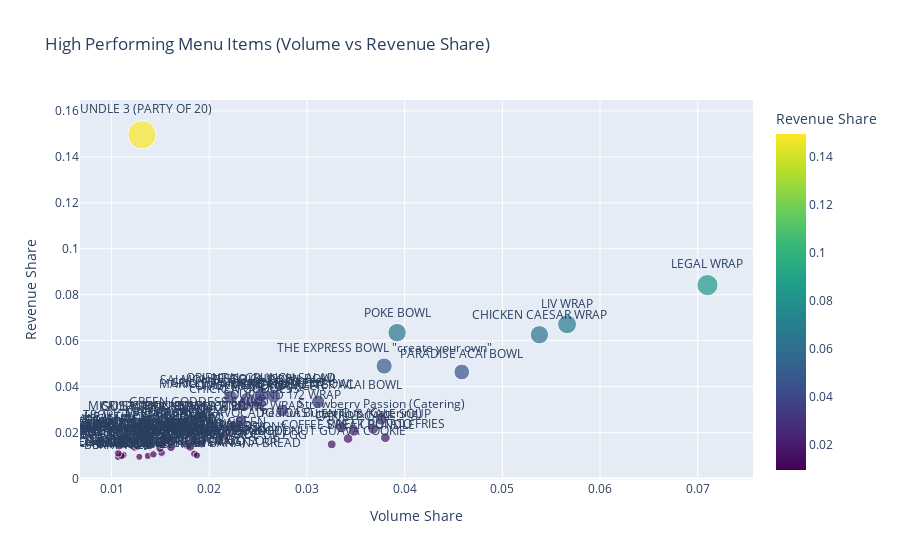

Notebook source saved alongside this figure:
### Code cell
import pandas as pd
import plotly.express as px

# Assuming df has the necessary columns

# Step 1: Compute total volume & revenue per group (e.g., per StoreId, OrderType, WeekStartDate)
df['total_volume'] = df.groupby(['StoreId', 'OrderType', 'WeekStartDate'])['item_weekly_volumn'].transform('sum')
df['total_revenue'] = df.groupby(['StoreId', 'OrderType', 'WeekStartDate'])['item_weekly_revenue'].transform('sum')

# Step 2: Calculate share columns
df['volume_share'] = df['item_weekly_volumn'] / df['total_volume']
df['revenue_share'] = df['item_weekly_revenue'] / df['total_revenue']

# Step 3: Aggregate over time to get average share per MenuItem
agg_df = df.groupby('MenuItemName')[['volume_share', 'revenue_share']].mean().reset_index()

# Step 4: Filter items where both volume and revenue shares are above average
mean_volume_share = agg_df['volume_share'].mean()
mean_revenue_share = agg_df['revenue_share'].mean()

high_performers = agg_df[
    (agg_df['volume_share'] > mean_volume_share) &
    (agg_df['revenue_share'] > mean_revenue_share)
]

# Step 5: Plot
fig = px.scatter(
    high_performers,
    x='volume_share',
    y='revenue_share',
    text='MenuItemName',
    title='High Performing Menu Items (Volume vs Revenue Share)',
    labels={
        'volume_share': 'Volume Share',
        'revenue_share': 'Revenue Share'
    },
    size='revenue_share',
    color='revenue_share',
    color_continuous_scale='Viridis'
)

fig.update_traces(textposition='top center')
fig.show()

### Figure 1 — Plotly figure (JSON) as saved in the notebook; plotly's stock layout.template omitted (floating-point values rounded to 4 significant figures)
{"data": [{"hovertemplate": "Volume Share=%{x}<br>Revenue Share=%{marker.color}<br>MenuItemName=%{text}<extra></extra>", "legendgroup": "", "marker": {"color": [0.01044, 0.03344, 0.01947, 0.01029, 0.009381, 0.01458, 0.1496, 0.02219, 0.01377, 0.0113, 0.01377, 0.02072, 0.009473, 0.01079, 0.0626, 0.03214, 0.009869, 0.0149, 0.0174, 0.02485, 0.02217, 0.01322, 0.02427, 0.02678, 0.03453, 0.02439, 0.02028, 0.0101, 0.0167, 0.01728, 0.0175, 0.01599, 0.009856, 0.01055, 0.02046, 0.03353, 0.08419, 0.02164, 0.06714, 0.02239, 0.03419, 0.01578, 0.01691, 0.02512, 0.03326, 0.03644, 0.04639, 0.01359, 0.03597, 0.01855, 0.01798, 0.01492, 0.06351, 0.01648, 0.02229, 0.02514, 0.03551, 0.01692, 0.01772, 0.01854, 0.02965, 0.01429, 0.01529, 0.01637, 0.01781, 0.01474, 0.01099, 0.02577, 0.0178, 0.04897, 0.02139, 0.01625, 0.01498, 0.0144, 0.01913, 0.0144], "coloraxis": "coloraxis", "size": [0.01044, 0.03344, 0.01947, 0.01029, 0.009381, 0.01458, 0.1496, 0.02219, 0.01377, 0.0113, 0.01377, 0.02072, 0.009473, 0.01079, 0.0626, 0.03214, 0.009869, 0.0149, 0.0174, 0.02485, 0.02217, 0.01322, 0.02427, 0.02678, 0.03453, 0.02439, 0.02028, 0.0101, 0.0167, 0.01728, 0.0175, 0.01599, 0.009856, 0.01055, 0.02046, 0.03353, 0.08419, 0.02164, 0.06714, 0.02239, 0.03419, 0.01578, 0.01691, 0.02512, 0.03326, 0.03644, 0.04639, 0.01359, 0.03597, 0.01855, 0.01798, 0.01492, 0.06351, 0.01648, 0.02229, 0.02514, 0.03551, 0.01692, 0.01772, 0.01854, 0.02965, 0.01429, 0.01529, 0.01637, 0.01781, 0.01474, 0.01099, 0.02577, 0.0178, 0.04897, 0.02139, 0.01625, 0.01498, 0.0144, 0.01913, 0.0144], "sizemode": "area", "sizeref": 0.000374, "symbol": "circle"}, "mode": "markers+text", "name": "", "orientation": "v", "showlegend": false, "text": ["2 EGGS ANY STYLE", "ALMOND BUTTER ACAI BOWL", "ANCIENT GRAINS SALAD", "BAKED CHICKEN BREAST WRAP (CATERING)", "BERRY WILD", "BLUE MAGIC", "BUNDLE 3 (PARTY OF 20)", "CAESAR SALAD", "CALIFORNIA EGGWICH", "CARROT & ORANGE JUICE", "CARROT & ORANGE JUICE*", "CARROT CAKE", "CARROT JUICE*", "CARROT-SWEET POTATO SOUP", "CHICKEN CAESAR WRAP", "CHICKEN GODDESS", "CHOCO DREAM", "COCONUT GUAVA COOKIE", "COFFEE BREAK BUNDLE", "CRISPY CHICKEN PLATTER", "CRUNCHY AVOCADO TOAST", "CRUNCHY AVOCADO TOAST W/SUNNY SIDE UP EGG", "GREEK SALAD", "GREEN GODDESS SALAD", "GRILLED CHICKEN PLATTER", "GUILT FREE FRIED RICE BOWL", "HEALTHY BURGER BOWL", "HOMEMADE VEGAN BANANA BREAD", "HUEVOS RANCHEROS BURRITO", "IMPOSSIBLE BURGER", "JESSIE'S BREAKFAST BOWL", "JOSH'S OVERNIGHT OATS", "JULIE'S SMOOTHIE", "JULIE'S SMOOTHIE*", "LA BOMBA", "LA MEXICANA", "LEGAL WRAP", "LENTIL & KALE SOUP", "LIV WRAP", "MAHI-MAHI WRAP", "MARIO'S FAVORITE CHICKEN BOWL", "MEDITERRANEAN HERB SALAD", "MIAMI VEGAN BOWL", "MISO SALMON BOWL", "OMG! TURKEY BURGER", "ORIENTAL CRUNCH SALAD", "PARADISE ACAI BOWL", "PEANUT BUTTER CUP", "PESTO CHICKEN BOWL", "PESTO CHICKEN PLATTER", "PESTO PASSION", "PLAIN SWEET POTATO (OR MAKE IT LOADED)", "POKE BOWL", "POKE WRAP", "Peanut Butter Cup (Catering)", "SALAD AND 1/2 WRAP", "SALMON BUDDHA BOWL", "SALMON BURGER", "SHAVED BRUSSELS SPROUTS SALAD", "SKINNY GREEN", "SOUP AND 1/2 WRAP", "SOUP AND SALAD", "STRAWBERRY PASSION", "STRAWBERRY PASSION*", "SWEET POTATO FRIES", "SWEET POTATO W/GRILLED CHICKEN", "SWEET POTATO W/TUNA SALAD", "Strawberry Passion (Catering)", "THE EXPRESS BOWL", "THE EXPRESS BOWL \"create your own\"", "TROPICAL MAHI BOWL", "TUNA-CADO or CHICKEN CADO", "TUNA-CADO or CHICKEN-CADO", "ULTIMATE CROISSANT EGGWICH", "VEGAN PICADILLO BOWL", "VEGGIE BURGER (*contains walnuts)"], "textposition": "top center", "type": "scatter", "x": [0.01099, 0.03115, 0.01377, 0.01122, 0.01066, 0.01777, 0.01311, 0.01582, 0.01235, 0.01512, 0.01805, 0.03482, 0.01284, 0.01846, 0.05379, 0.02355, 0.01103, 0.03253, 0.03421, 0.0162, 0.0227, 0.01495, 0.01594, 0.01899, 0.02386, 0.01727, 0.01434, 0.01874, 0.01546, 0.01337, 0.01559, 0.01872, 0.01371, 0.01428, 0.01755, 0.02442, 0.071, 0.03677, 0.05663, 0.01659, 0.02485, 0.01095, 0.0112, 0.01374, 0.02515, 0.02532, 0.04585, 0.01608, 0.02662, 0.01302, 0.0132, 0.01517, 0.03923, 0.01075, 0.03352, 0.02323, 0.02218, 0.01121, 0.01103, 0.02146, 0.02746, 0.01266, 0.01921, 0.02102, 0.03802, 0.01348, 0.01068, 0.03759, 0.01308, 0.0379, 0.01347, 0.01234, 0.01123, 0.01387, 0.01369, 0.0108], "xaxis": "x", "y": [0.01044, 0.03344, 0.01947, 0.01029, 0.009381, 0.01458, 0.1496, 0.02219, 0.01377, 0.0113, 0.01377, 0.02072, 0.009473, 0.01079, 0.0626, 0.03214, 0.009869, 0.0149, 0.0174, 0.02485, 0.02217, 0.01322, 0.02427, 0.02678, 0.03453, 0.02439, 0.02028, 0.0101, 0.0167, 0.01728, 0.0175, 0.01599, 0.009856, 0.01055, 0.02046, 0.03353, 0.08419, 0.02164, 0.06714, 0.02239, 0.03419, 0.01578, 0.01691, 0.02512, 0.03326, 0.03644, 0.04639, 0.01359, 0.03597, 0.01855, 0.01798, 0.01492, 0.06351, 0.01648, 0.02229, 0.02514, 0.03551, 0.01692, 0.01772, 0.01854, 0.02965, 0.01429, 0.01529, 0.01637, 0.01781, 0.01474, 0.01099, 0.02577, 0.0178, 0.04897, 0.02139, 0.01625, 0.01498, 0.0144, 0.01913, 0.0144], "yaxis": "y"}], "layout": {"coloraxis": {"colorbar": {"title": {"text": "Revenue Share"}}, "colorscale": [[0, "#440154"], [0.1111, "#482878"], [0.2222, "#3e4989"], [0.3333, "#31688e"], [0.4444, "#26828e"], [0.5556, "#1f9e89"], [0.6667, "#35b779"], [0.7778, "#6ece58"], [0.8889, "#b5de2b"], [1, "#fde725"]]}, "legend": {"itemsizing": "constant", "tracegroupgap": 0}, "title": {"text": "High Performing Menu Items (Volume vs Revenue Share)"}, "xaxis": {"anchor": "y", "domain": [0, 1], "title": {"text": "Volume Share"}}, "yaxis": {"anchor": "x", "domain": [0, 1], "title": {"text": "Revenue Share"}}}}
